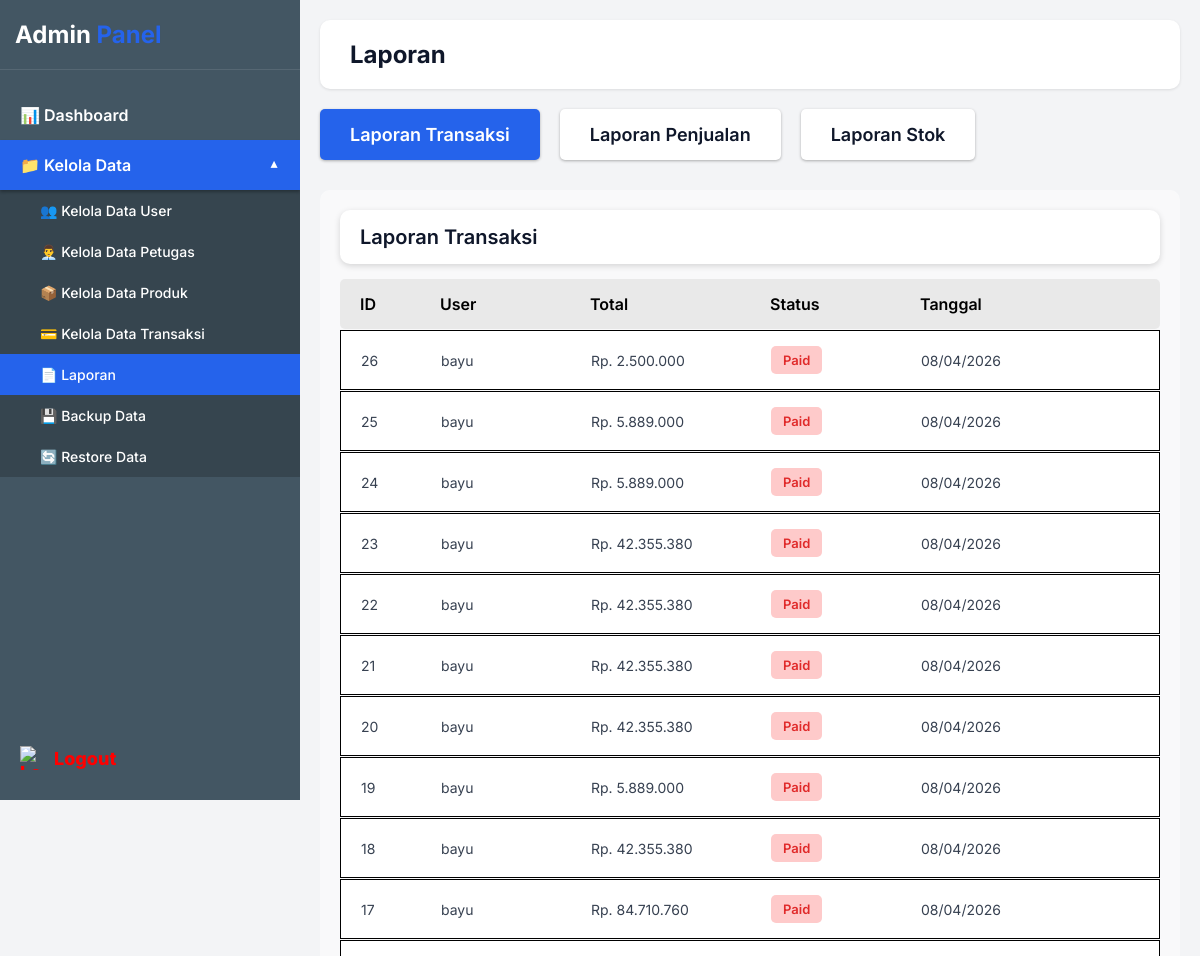
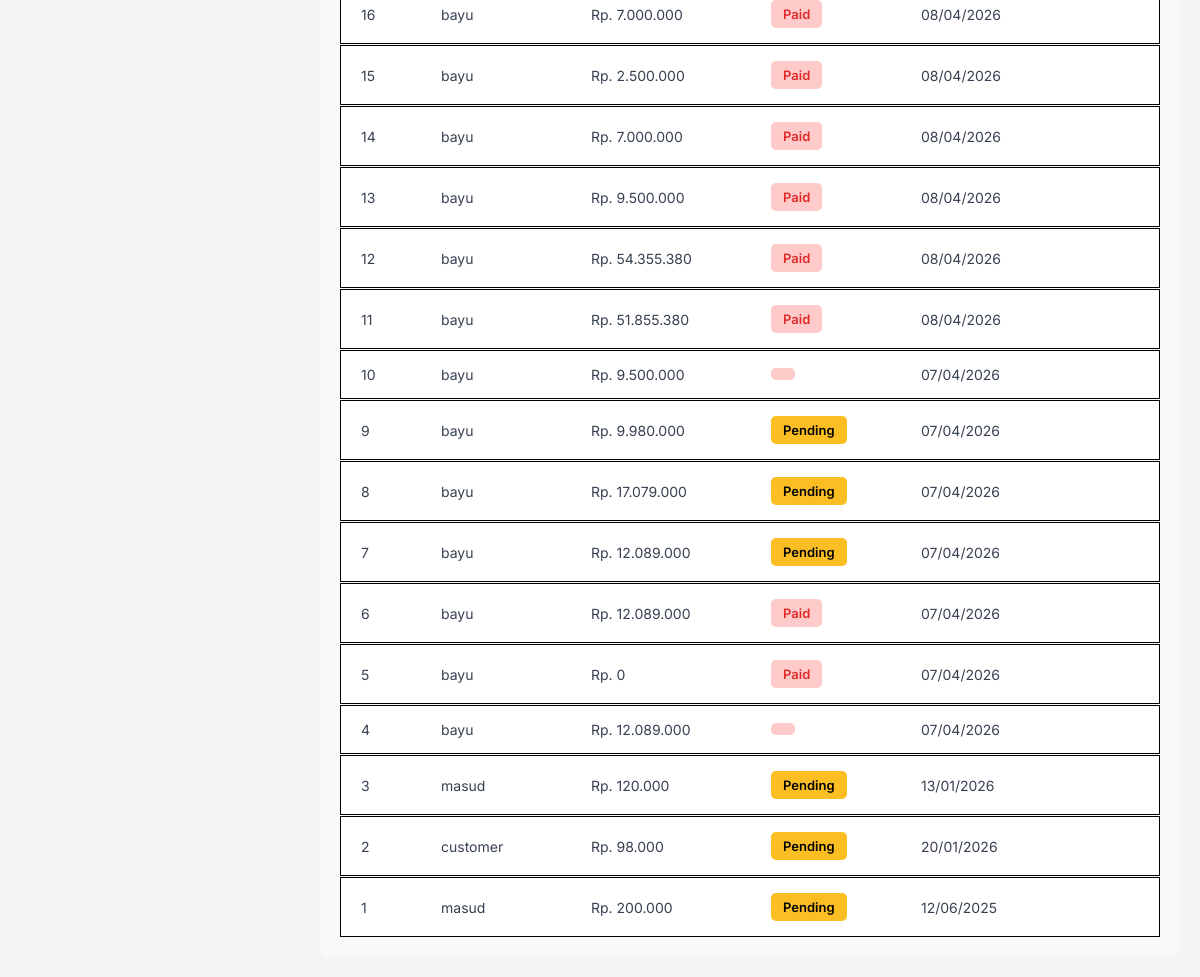
Page /admin/laporan.php (signed in) on the committed database (2 pictures, top to bottom).
### tables this page shows
CREATE TABLE `orders` (
  `id` int(11) NOT NULL AUTO_INCREMENT,
  `user_id` int(11) DEFAULT NULL,
  `total_bayar` decimal(10,2) NOT NULL,
  `ongkir` decimal(10,2) DEFAULT 0.00,
  `nama_penerima` varchar(100) NOT NULL,
  `no_telp` varchar(20) NOT NULL,
  `alamat` text NOT NULL,
  `metode_pembayaran` varchar(50) NOT NULL DEFAULT 'm-banking',
  `virtual_account` varchar(20) DEFAULT NULL,
  `detail_pembayaran` varchar(100) DEFAULT NULL,
  `tanggal_transaksi` date NOT NULL,
  `updated_at` timestamp NULL DEFAULT NULL ON UPDATE current_timestamp(),
  `status` varchar(50) NOT NULL DEFAULT 'pending',
  `created_at` timestamp NOT NULL DEFAULT current_timestamp(),
  PRIMARY KEY (`id`),
  KEY `idx_user_id` (`user_id`)
);

CREATE TABLE `users` (
  `id` int(11) NOT NULL AUTO_INCREMENT,
  `username` varchar(50) NOT NULL,
  `password` varchar(255) NOT NULL,
  `nama_lengkap` varchar(100) NOT NULL,
  `email` varchar(100) DEFAULT NULL,
  `no_hp` varchar(20) DEFAULT NULL,
  `alamat` text DEFAULT NULL,
  `role` enum('admin','petugas','user') DEFAULT 'user',
  `created_at` timestamp NOT NULL DEFAULT current_timestamp(),
  PRIMARY KEY (`id`),
  UNIQUE KEY `username` (`username`),
  KEY `idx_id` (`id`)
);

### admin/laporan.php (the view, shortened to what this page needs)
<?php
include '../config.php';
$active_tab = isset($_GET['tab']) ? $_GET['tab'] : 'transaksi';
if ($active_tab == 'transaksi') {
    $query = mysqli_query($koneksi, "
        SELECT orders.*, users.username as user_name
        FROM orders
        LEFT JOIN users ON orders.user_id = users.id
        ORDER BY orders.id DESC
    ");
    $table_headers = ['ID', 'User', 'Total', 'Status', 'Tanggal'];
    $title = 'Laporan Transaksi';
} else {
    $query = mysqli_query($koneksi, "SELECT * FROM products ORDER BY id DESC");
    $table_headers = ['ID', 'Nama Produk', 'Harga', 'Stok', 'Keterangan'];
    $title = 'Laporan Stok';
}
?>
<!DOCTYPE html>
<html lang="en">
<head>
</head>
<body>
    <div class="sidebar">
        <div class="sidebar-header">
            <div class="sidebar-title">Admin <span>Panel</span></div>
        </div>
        <div class="sidebar-menu">
            <a href="dashboard.php" class="menu-item">📊 Dashboard</a>
            <div class="dropdown-toggle menu-item" onclick="toggleDropdown()">
                📁 Kelola Data
            </div>
            <div class="dropdown-menu" id="dropdownMenu">
                <a href="kelola_data_user.php" class="dropdown-item">👥 Kelola Data User</a>
                <a href="kelola_data_petugas.php" class="dropdown-item">👨‍💼 Kelola Data Petugas</a>
                <a href="kelola_data_produk.php" class="dropdown-item">📦 Kelola Data Produk</a>
                <a href="kelola_data_transaksi.php" class="dropdown-item">💳 Kelola Data Transaksi</a>
                <a href="laporan.php" class="dropdown-item active">📄 Laporan</a>
                <a href="backup_data.php" class="dropdown-item">💾 Backup Data</a>
                <a href="restore_data.php" class="dropdown-item">🔄 Restore Data</a>
            </div>
        </div>
        <a href="../auth/logout.php" class="logout-btn">
            <img src="https://codia-f2c.s3.us-west-1.amazonaws.com/image/2026-02-24/EifoE2bUkC.png" alt="Logout">
        </a>
    </div>
    <div class="main-content">
        <div class="header">
            <span class="header-title">Laporan</span>
        </div>
        <div class="tabs-container">
            <a href="?tab=transaksi" class="tab-btn <?php echo $active_tab == 'transaksi' ? 'active' : ''; ?>">
                Laporan Transaksi
            </a>
            <a href="?tab=penjualan" class="tab-btn <?php echo $active_tab == 'penjualan' ? 'active' : ''; ?>">
                Laporan Penjualan
            </a>
            <a href="?tab=stok" class="tab-btn <?php echo $active_tab == 'stok' ? 'active' : ''; ?>">
                Laporan Stok
            </a>
        </div>
        <div class="report-container">
            <div class="report-header">
                <span class="report-title"><?php echo $title; ?></span>
            </div>
            <div class="table-header">
                <?php foreach($table_headers as $header): ?>
                    <div><?php echo $header; ?></div>
                <?php endforeach; ?>
            </div>
            <?php
            while($row = mysqli_fetch_assoc($query)):
            ?>
            <div class="table-row">
                <div class="table-cell"><?php echo $row['id']; ?></div>
                <?php if($active_tab == 'stok'): ?>
                    <div class="table-cell"><?php echo htmlspecialchars($row['nama_produk']); ?></div>
                    <div class="table-cell">Rp. <?php echo number_format($row['harga'], 0, ',', '.'); ?></div>
                    <div class="table-cell">
                        <?php
                        $stock_class = '';
                        if($row['stok'] > 20) $stock_class = 'stock-available';
                        elseif($row['stok'] > 0) $stock_class = 'stock-low';
                        else $stock_class = 'stock-out';
                        ?>
                        <span class="stock-badge <?php echo $stock_class; ?>">
                            <?php echo $row['stok']; ?>
                        </span>
                    </div>
                    <div class="table-cell"><?php echo substr($row['deskripsi'], 0, 30); ?>...</div>
                <?php else: ?>
                    <div class="table-cell"><?php echo htmlspecialchars($row['user_name'] ?? 'Guest'); ?></div>
                    <div class="table-cell">Rp. <?php echo number_format($row['total_bayar'], 0, ',', '.'); ?></div>
                    <div class="table-cell">
                        <?php
                        $status_class = '';
                        if($row['status'] == 'success') $status_class = 'status-success';
                        elseif($row['status'] == 'pending') $status_class = 'status-pending';
                        else $status_class = 'status-cancelled';
                        ?>
                        <span class="status-badge <?php echo $status_class; ?>">
                            <?php echo ucfirst($row['status']); ?>
                        </span>
                    </div>
                    <div class="table-cell"><?php echo date('d/m/Y', strtotime($row['tanggal_transaksi'])); ?></div>
                <?php endif; ?>
            </div>
            <?php endwhile; ?>
        </div>
    </div>
</body>
</html>

### admin/laporan.php (style rules this page uses)
* { box-sizing: border-box; margin: 0; padding: 0; font-family: 'Inter', sans-serif; }
body { background-color: #f3f4f6; display: flex; min-height: 100vh; }
a { text-decoration: none; }
.sidebar { width: 300px; background-color: #435663; position: fixed; top: 0; left: 0; height: 100vh; overflow-y: auto; z-index: 100; }
.sidebar-header { padding: 20px 15px; border-bottom: 1px solid rgba(255,255,255,0.1); }
.sidebar-title { font-size: 24px; font-weight: 700; color: #ffffff; }
.sidebar-title span { color: #2563eb; }
.sidebar-menu { padding: 20px 0; }
.menu-item { display: block; padding: 15px 20px; color: #ffffff; font-size: 16px; font-weight: 600; transition: background 0.3s; }
.menu-item.active { background-color: #2563eb; box-shadow: 0 2px 3px rgba(0,0,0,0.3); }
.dropdown-toggle { cursor: pointer; display: flex; justify-content: space-between; align-items: center; padding-right: 20px; }
.dropdown-toggle::after { content: '▼'; font-size: 12px; transition: transform 0.3s; }
.dropdown-toggle.active::after { transform: rotate(180deg); }
.dropdown-menu { max-height: 0; overflow: hidden; transition: max-height 0.3s ease-out; background-color: rgba(0,0,0,0.2); }
.dropdown-menu.show { max-height: 500px; }
.dropdown-item { display: block; padding: 12px 20px 12px 40px; color: #ffffff; font-size: 14px; font-weight: 500; transition: background 0.3s; }
.dropdown-item.active { background-color: #2563eb; color: #ffffff; }
.logout-btn { position: absolute; bottom: 30px; left: 20px; color: #ff0000; font-weight: 800; font-size: 18px; display: flex; align-items: center; cursor: pointer; }
.logout-btn img { width: 24px; height: 24px; margin-right: 10px; }
.main-content { margin-left: 300px; flex: 1; padding: 20px; }
.header { background-color: #ffffff; padding: 20px 30px; border-radius: 10px; box-shadow: 0 1px 3px rgba(0,0,0,0.1); display: flex; align-items: center; margin-bottom: 20px; }
.header-title { font-size: 24px; font-weight: 700; color: #0f172a; }
.tabs-container { display: flex; gap: 20px; margin-bottom: 30px; flex-wrap: wrap; }
.tab-btn { padding: 15px 30px; border-radius: 5px; font-size: 18px; font-weight: 600; cursor: pointer; border: none; box-shadow: 0 1px 3px rgba(0,0,0,0.3); transition: all 0.3s; }
.tab-btn.active { background-color: #2563eb; color: #ffffff; }
.tab-btn:not(.active) { background-color: #ffffff; color: #0f172a; }
.report-container { background-color: rgba(255, 255, 255, 0.5); border-radius: 10px; padding: 20px; min-height: 600px; }
.report-header { background-color: #ffffff; border-radius: 10px; padding: 15px 20px; box-shadow: 0 2px 6px rgba(0,0,0,0.15); margin-bottom: 15px; }
.report-title { font-size: 20px; font-weight: 600; color: #0f172a; }
.table-header { background-color: rgba(217, 217, 217, 0.5); display: grid; grid-template-columns: 80px 150px 180px 150px 150px; padding: 15px 20px; font-size: 16px; font-weight: 600; color: #000000; border-radius: 5px; }
.table-row { display: grid; grid-template-columns: 80px 150px 180px 150px 150px; padding: 15px 20px; align-items: center; border: 1px solid #000000; background-color: #ffffff; margin-top: 1px; transition: background 0.3s; }
.table-cell { font-size: 14px; color: #374151; white-space: nowrap; overflow: hidden; text-overflow: ellipsis; }
.status-badge { padding: 6px 12px; border-radius: 5px; font-size: 13px; font-weight: 600; display: inline-block; }
.status-pending { background-color: #fbbf24; color: #000000; }
.status-cancelled { background-color: #fecaca; color: #e02a2a; }

### rows in the picture
orders: id "26", user.username "bayu", total_bayar "2.500.000", status "Paid", tanggal_transaksi "08/04/2026"
orders: id "25", user.username "bayu", total_bayar "5.889.000", status "Paid", tanggal_transaksi "08/04/2026"
orders: id "24", user.username "bayu", total_bayar "5.889.000", status "Paid", tanggal_transaksi "08/04/2026"
orders: id "23", user.username "bayu", total_bayar "42.355.380", status "Paid", tanggal_transaksi "08/04/2026"
orders: id "22", user.username "bayu", total_bayar "42.355.380", status "Paid", tanggal_transaksi "08/04/2026"
orders: id "21", user.username "bayu", total_bayar "42.355.380", status "Paid", tanggal_transaksi "08/04/2026"
orders: id "20", user.username "bayu", total_bayar "42.355.380", status "Paid", tanggal_transaksi "08/04/2026"
orders: id "19", user.username "bayu", total_bayar "5.889.000", status "Paid", tanggal_transaksi "08/04/2026"
orders: id "18", user.username "bayu", total_bayar "42.355.380", status "Paid", tanggal_transaksi "08/04/2026"
orders: id "17", user.username "bayu", total_bayar "84.710.760", status "Paid", tanggal_transaksi "08/04/2026"
orders: id "16", user.username "bayu", total_bayar "7.000.000", status "Paid", tanggal_transaksi "08/04/2026"
orders: id "15", user.username "bayu", total_bayar "2.500.000", status "Paid", tanggal_transaksi "08/04/2026"
orders: id "14", user.username "bayu", total_bayar "7.000.000", status "Paid", tanggal_transaksi "08/04/2026"
orders: id "13", user.username "bayu", total_bayar "9.500.000", status "Paid", tanggal_transaksi "08/04/2026"
orders: id "12", user.username "bayu", total_bayar "54.355.380", status "Paid", tanggal_transaksi "08/04/2026"
orders: id "11", user.username "bayu", total_bayar "51.855.380", status "Paid", tanggal_transaksi "08/04/2026"
orders: id "10", user.username "bayu", total_bayar "9.500.000", tanggal_transaksi "07/04/2026"
orders: id "9", user.username "bayu", total_bayar "9.980.000", status "Pending", tanggal_transaksi "07/04/2026"
orders: id "8", user.username "bayu", total_bayar "17.079.000", status "Pending", tanggal_transaksi "07/04/2026"
orders: id "7", user.username "bayu", total_bayar "12.089.000", status "Pending", tanggal_transaksi "07/04/2026"
orders: id "6", user.username "bayu", total_bayar "12.089.000", status "Paid", tanggal_transaksi "07/04/2026"
orders: id "5", user.username "bayu", total_bayar "0", status "Paid", tanggal_transaksi "07/04/2026"
orders: id "4", user.username "bayu", total_bayar "12.089.000", tanggal_transaksi "07/04/2026"
orders: id "3", user.username "masud", total_bayar "120.000", status "Pending", tanggal_transaksi "13/01/2026"
orders: id "2", user.username "customer", total_bayar "98.000", status "Pending", tanggal_transaksi "20/01/2026"
orders: id "1", user.username "masud", total_bayar "200.000", status "Pending", tanggal_transaksi "12/06/2025"

### other values in the picture
$title "Laporan Transaksi"
$header "ID"
$header "User"
$header "Total"
$header "Status"
$header "Tanggal"
